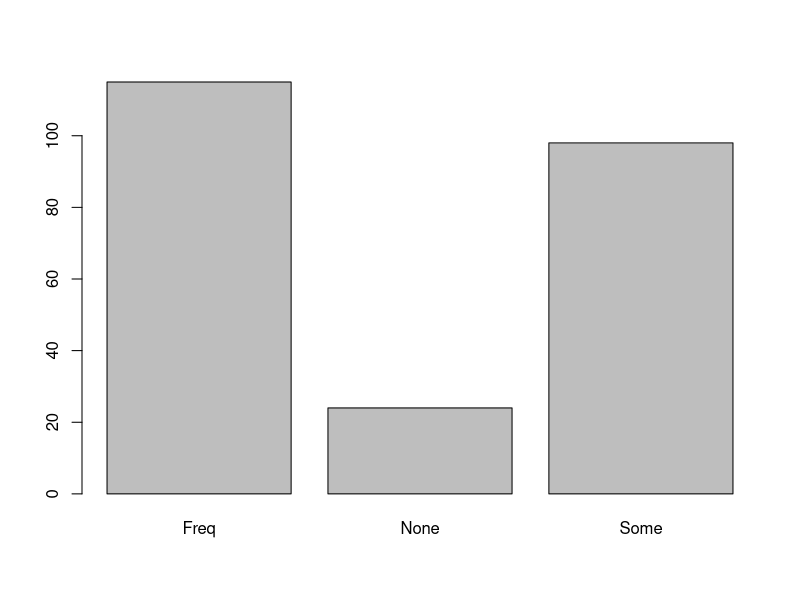

Generate this figure with R: (Note: this script raises an error after producing the figure.)
library(MASS)
?survey

# task 45
survey$Exer
barplot(table(survey$Exer))

# task 46
table(survey$Pulse)
pulse.interval <- cut(Pulse, breaks=seq(30,110,10))
pulse.interval
table(pulse.interval)

barplot( table(pulse.interval) )
hist(Pulse)
hist(Pulse, breaks=seq(30,110,5))

# task 48
v1 <- rep(4, 30)
v2 <- rep(c(3.5,4.5), 15)
v3 <- rep(c(3,5), 15)
v4 <- rep(c(2:6), 6)
v5 <- rep(c(2,6), 15)

median(v1, na.rm = T)
mean(v1, na.rm = T)
sd(v1, na.rm = T)

#...